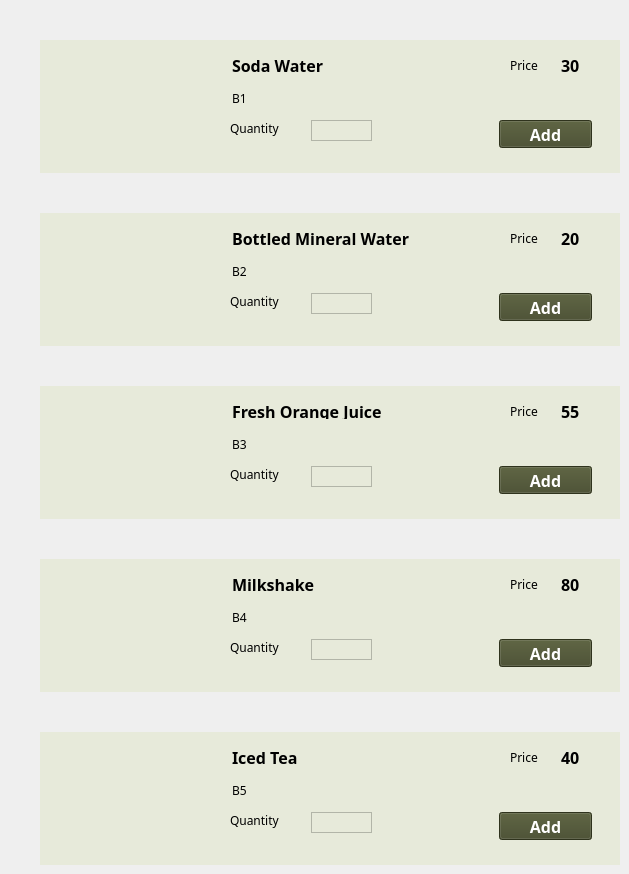
        <widget class="QWidget" name="beveragePanel">
         <widget class="QWidget" name="foodBev1" native="true">
          <property name="geometry">
           <rect>
            <x>40</x>
            <y>40</y>
            <width>580</width>
            <height>133</height>
           </rect>
          </property>
          <property name="styleSheet">
           <string notr="true">background-color: rgb(231,234,218);</string>
          </property>
          <widget class="QLabel" name="pic_bev1">
           <property name="geometry">
            <rect>
             <x>20</x>
             <y>17</y>
             <width>152</width>
             <height>101</height>
            </rect>
           </property>
           <property name="styleSheet">
            <string notr="true">background-color: rgb(231,234,218);</string>
           </property>
           <property name="text">
            <string/>
           </property>
           <property name="pixmap">
            <pixmap>food_pics/soda water.png</pixmap>
           </property>
          </widget>
          <widget class="QLabel" name="nameSide10">
           <property name="geometry">
            <rect>
             <x>192</x>
             <y>17</y>
             <width>101</width>
             <height>16</height>
            </rect>
           </property>
           <property name="font">
            <font>
             <family>Corbel</family>
             <pointsize>12</pointsize>
             <weight>75</weight>
             <bold>true</bold>
            </font>
           </property>
           <property name="text">
            <string>Soda Water</string>
           </property>
          </widget>
          <widget class="QLabel" name="jLabel55">
           <property name="geometry">
            <rect>
             <x>470</x>
             <y>17</y>
             <width>31</width>
             <height>16</height>
            </rect>
           </property>
           <property name="font">
            <font>
             <family>Corbel</family>
             <weight>50</weight>
             <bold>false</bold>
            </font>
           </property>
           <property name="text">
            <string>Price</string>
           </property>
          </widget>
          <widget class="QLabel" name="jLabel36">
           <property name="geometry">
            <rect>
             <x>190</x>
             <y>80</y>
             <width>61</width>
             <height>16</height>
            </rect>
           </property>
           <property name="font">
            <font>
             <family>Corbel</family>
             <weight>50</weight>
             <bold>false</bold>
            </font>
           </property>
           <property name="text">
            <string>Quantity</string>
           </property>
          </widget>
          <widget class="QLabel" name="price_bev1">
           <property name="geometry">
            <rect>
             <x>521</x>
             <y>10</y>
             <width>21</width>
             <height>31</height>
            </rect>
           </property>
           <property name="font">
            <font>
             <family>Corbel</family>
             <pointsize>12</pointsize>
             <weight>75</weight>
             <bold>true</bold>
            </font>
           </property>
           <property name="text">
            <string>30</string>
           </property>
          </widget>
          <widget class="QTextEdit" name="qtty_bev1">
           <property name="geometry">
            <rect>
             <x>271</x>
             <y>80</y>
             <width>61</width>
             <height>21</height>
            </rect>
           </property>
           <property name="verticalScrollBarPolicy">
            <enum>Qt::ScrollBarAlwaysOff</enum>
           </property>
          </widget>
          <widget class="QLabel" name="desc_side15">
           <property name="geometry">
            <rect>
             <x>192</x>
             <y>50</y>
             <width>61</width>
             <height>16</height>
            </rect>
           </property>
           <property name="font">
            <font>
             <family>Corbel</family>
             <weight>50</weight>
             <bold>false</bold>
            </font>
           </property>
           <property name="text">
            <string>B1</string>
           </property>
          </widget>
          <widget class="QPushButton" name="addBttn_bev1">
           <property name="geometry">
            <rect>
             <x>459</x>
             <y>80</y>
             <width>93</width>
             <height>28</height>
            </rect>
           </property>
           <property name="font">
            <font>
             <family>Corbel</family>
             <pointsize>12</pointsize>
             <weight>75</weight>
             <bold>true</bold>
            </font>
           </property>
           <property name="cursor">
            <cursorShape>PointingHandCursor</cursorShape>
           </property>
           <property name="styleSheet">
            <string notr="true">background-color: rgb(66,72,40);
color: rgb(255, 255, 255);</string>
           </property>
           <property name="text">
            <string>Add</string>
           </property>
          </widget>
         </widget>
         <widget class="QWidget" name="foodBev2" native="true">
          <property name="geometry">
           <rect>
            <x>40</x>
            <y>213</y>
            <width>580</width>
            <height>133</height>
           </rect>
          </property>
          <property name="styleSheet">
           <string notr="true">background-color: rgb(231,234,218);</string>
          </property>
          <widget class="QLabel" name="pic_bev2">
           <property name="geometry">
            <rect>
             <x>20</x>
             <y>17</y>
             <width>152</width>
             <height>101</height>
            </rect>
           </property>
           <property name="styleSheet">
            <string notr="true">background-color: rgb(231,234,218);</string>
           </property>
           <property name="text">
            <string/>
           </property>
           <property name="pixmap">
            <pixmap>food_pics/bottled water.png</pixmap>
           </property>
          </widget>
          <widget class="QLabel" name="nameSide11">
           <property name="geometry">
            <rect>
             <x>192</x>
             <y>17</y>
             <width>191</width>
             <height>16</height>
            </rect>
           </property>
           <property name="font">
            <font>
             <family>Corbel</family>
             <pointsize>12</pointsize>
             <weight>75</weight>
             <bold>true</bold>
            </font>
           </property>
           <property name="text">
            <string>Bottled Mineral Water</string>
           </property>
          </widget>
          <widget class="QLabel" name="jLabel37">
           <property name="geometry">
            <rect>
             <x>190</x>
             <y>80</y>
             <width>61</width>
             <height>16</height>
            </rect>
           </property>
           <property name="font">
            <font>
             <family>Corbel</family>
             <weight>50</weight>
             <bold>false</bold>
            </font>
           </property>
           <property name="text">
            <string>Quantity</string>
           </property>
          </widget>
          <widget class="QTextEdit" name="qtty_bev2">
           <property name="geometry">
            <rect>
             <x>271</x>
             <y>80</y>
             <width>61</width>
             <height>21</height>
            </rect>
           </property>
           <property name="verticalScrollBarPolicy">
            <enum>Qt::ScrollBarAlwaysOff</enum>
           </property>
          </widget>
          <widget class="QLabel" name="jLabel56">
           <property name="geometry">
            <rect>
             <x>470</x>
             <y>17</y>
             <width>31</width>
             <height>16</height>
            </rect>
           </property>
           <property name="font">
            <font>
             <family>Corbel</family>
             <weight>50</weight>
             <bold>false</bold>
            </font>
           </property>
           <property name="text">
            <string>Price</string>
           </property>
          </widget>
          <widget class="QLabel" name="price_bev2">
           <property name="geometry">
            <rect>
             <x>521</x>
             <y>10</y>
             <width>21</width>
             <height>31</height>
            </rect>
           </property>
           <property name="font">
            <font>
             <family>Corbel</family>
             <pointsize>12</pointsize>
             <weight>75</weight>
             <bold>true</bold>
            </font>
           </property>
           <property name="text">
            <string>20</string>
           </property>
          </widget>
          <widget class="QLabel" name="desc_side16">
           <property name="geometry">
            <rect>
             <x>192</x>
             <y>50</y>
             <width>61</width>
             <height>16</height>
            </rect>
           </property>
           <property name="font">
            <font>
             <family>Corbel</family>
             <weight>50</weight>
             <bold>false</bold>
            </font>
           </property>
           <property name="text">
            <string>B2</string>
           </property>
          </widget>
          <widget class="QPushButton" name="addBttn_bev2">
           <property name="geometry">
            <rect>
             <x>459</x>
             <y>80</y>
             <width>93</width>
             <height>28</height>
            </rect>
           </property>
           <property name="font">
            <font>
             <family>Corbel</family>
             <pointsize>12</pointsize>
             <weight>75</weight>
             <bold>true</bold>
            </font>
           </property>
           <property name="cursor">
            <cursorShape>PointingHandCursor</cursorShape>
           </property>
           <property name="styleSheet">
            <string notr="true">background-color: rgb(66,72,40);
color: rgb(255, 255, 255);</string>
           </property>
           <property name="text">
            <string>Add</string>
           </property>
          </widget>
         </widget>
         <widget class="QWidget" name="foodBev3" native="true">
          <property name="geometry">
           <rect>
            <x>40</x>
            <y>386</y>
            <width>580</width>
            <height>133</height>
           </rect>
          </property>
          <property name="styleSheet">
           <string notr="true">background-color: rgb(231,234,218);</string>
          </property>
          <widget class="QLabel" name="pic_bev3">
           <property name="geometry">
            <rect>
             <x>20</x>
             <y>17</y>
             <width>152</width>
             <height>101</height>
            </rect>
           </property>
           <property name="styleSheet">
            <string notr="true">background-color: rgb(231,234,218);</string>
           </property>
           <property name="text">
            <string/>
           </property>
           <property name="pixmap">
            <pixmap>food_pics/orange juice.png</pixmap>
           </property>
          </widget>
          <widget class="QLabel" name="nameSide12">
           <property name="geometry">
            <rect>
             <x>192</x>
             <y>17</y>
             <width>161</width>
             <height>16</height>
            </rect>
           </property>
           <property name="font">
            <font>
             <family>Corbel</family>
             <pointsize>12</pointsize>
             <weight>75</weight>
             <bold>true</bold>
            </font>
           </property>
           <property name="text">
            <string>Fresh Orange Juice</string>
           </property>
          </widget>
          <widget class="QLabel" name="jLabel57">
           <property name="geometry">
            <rect>
             <x>470</x>
             <y>17</y>
             <width>31</width>
             <height>16</height>
            </rect>
           </property>
           <property name="font">
            <font>
             <family>Corbel</family>
             <weight>50</weight>
             <bold>false</bold>
            </font>
           </property>
           <property name="text">
            <string>Price</string>
           </property>
          </widget>
          <widget class="QLabel" name="price_bev3">
           <property name="geometry">
            <rect>
             <x>521</x>
             <y>10</y>
             <width>21</width>
             <height>31</height>
            </rect>
           </property>
           <property name="font">
            <font>
             <family>Corbel</family>
             <pointsize>12</pointsize>
             <weight>75</weight>
             <bold>true</bold>
            </font>
           </property>
           <property name="text">
            <string>55</string>
           </property>
          </widget>
          <widget class="QLabel" name="jLabel38">
           <property name="geometry">
            <rect>
             <x>190</x>
             <y>80</y>
             <width>61</width>
             <height>16</height>
            </rect>
           </property>
           <property name="font">
            <font>
             <family>Corbel</family>
             <weight>50</weight>
             <bold>false</bold>
            </font>
           </property>
           <property name="text">
            <string>Quantity</string>
           </property>
          </widget>
          <widget class="QTextEdit" name="qtty_bev3">
           <property name="geometry">
            <rect>
             <x>271</x>
             <y>80</y>
             <width>61</width>
             <height>21</height>
            </rect>
           </property>
           <property name="verticalScrollBarPolicy">
            <enum>Qt::ScrollBarAlwaysOff</enum>
           </property>
          </widget>
          <widget class="QLabel" name="desc_side17">
           <property name="geometry">
            <rect>
             <x>192</x>
             <y>50</y>
             <width>61</width>
             <height>16</height>
            </rect>
           </property>
           <property name="font">
            <font>
             <family>Corbel</family>
             <weight>50</weight>
             <bold>false</bold>
            </font>
           </property>
           <property name="text">
            <string>B3</string>
           </property>
          </widget>
          <widget class="QPushButton" name="addBttn_bev3">
           <property name="geometry">
            <rect>
             <x>459</x>
             <y>80</y>
             <width>93</width>
             <height>28</height>
            </rect>
           </property>
           <property name="font">
            <font>
             <family>Corbel</family>
             <pointsize>12</pointsize>
             <weight>75</weight>
             <bold>true</bold>
            </font>
           </property>
           <property name="cursor">
            <cursorShape>PointingHandCursor</cursorShape>
           </property>
           <property name="styleSheet">
            <string notr="true">background-color: rgb(66,72,40);
color: rgb(255, 255, 255);</string>
           </property>
           <property name="text">
            <string>Add</string>
           </property>
          </widget>
         </widget>
         <widget class="QWidget" name="foodBev4" native="true">
          <property name="geometry">
           <rect>
            <x>40</x>
            <y>559</y>
            <width>580</width>
            <height>133</height>
           </rect>
          </property>
          <property name="styleSheet">
           <string notr="true">background-color: rgb(231,234,218);</string>
          </property>
          <widget class="QLabel" name="pic_bev4">
           <property name="geometry">
            <rect>
             <x>20</x>
             <y>17</y>
             <width>152</width>
             <height>101</height>
            </rect>
           </property>
           <property name="styleSheet">
            <string notr="true">background-color: rgb(231,234,218);</string>
           </property>
           <property name="text">
            <string/>
           </property>
           <property name="pixmap">
            <pixmap>food_pics/milkshake.png</pixmap>
           </property>
          </widget>
          <widget class="QLabel" name="nameSide13">
           <property name="geometry">
            <rect>
             <x>192</x>
             <y>17</y>
             <width>91</width>
             <height>16</height>
            </rect>
           </property>
           <property name="font">
            <font>
             <family>Corbel</family>
             <pointsize>12</pointsize>
             <weight>75</weight>
             <bold>true</bold>
            </font>
           </property>
           <property name="text">
            <string>Milkshake</string>
           </property>
          </widget>
          <widget class="QLabel" name="jLabel58">
           <property name="geometry">
            <rect>
             <x>470</x>
             <y>17</y>
             <width>31</width>
             <height>16</height>
            </rect>
           </property>
           <property name="font">
            <font>
             <family>Corbel</family>
             <weight>50</weight>
             <bold>false</bold>
            </font>
           </property>
           <property name="text">
            <string>Price</string>
           </property>
          </widget>
          <widget class="QLabel" name="price_bev4">
           <property name="geometry">
            <rect>
             <x>521</x>
             <y>10</y>
             <width>21</width>
             <height>31</height>
            </rect>
           </property>
           <property name="font">
            <font>
             <family>Corbel</family>
             <pointsize>12</pointsize>
             <weight>75</weight>
             <bold>true</bold>
            </font>
           </property>
           <property name="text">
            <string>80</string>
           </property>
          </widget>
          <widget class="QLabel" name="jLabel39">
           <property name="geometry">
            <rect>
             <x>190</x>
             <y>80</y>
             <width>61</width>
             <height>16</height>
            </rect>
           </property>
           <property name="font">
            <font>
             <family>Corbel</family>
             <weight>50</weight>
             <bold>false</bold>
            </font>
           </property>
           <property name="text">
            <string>Quantity</string>
           </property>
          </widget>
          <widget class="QTextEdit" name="qtty_bev4">
           <property name="geometry">
            <rect>
             <x>271</x>
             <y>80</y>
             <width>61</width>
             <height>21</height>
            </rect>
           </property>
           <property name="verticalScrollBarPolicy">
            <enum>Qt::ScrollBarAlwaysOff</enum>
           </property>
          </widget>
          <widget class="QLabel" name="desc_side18">
           <property name="geometry">
            <rect>
             <x>192</x>
             <y>50</y>
             <width>61</width>
             <height>16</height>
            </rect>
           </property>
           <property name="font">
            <font>
             <family>Corbel</family>
             <weight>50</weight>
             <bold>false</bold>
            </font>
           </property>
           <property name="text">
            <string>B4</string>
           </property>
          </widget>
          <widget class="QPushButton" name="addBttn_bev4">
           <property name="geometry">
            <rect>
             <x>459</x>
             <y>80</y>
             <width>93</width>
             <height>28</height>
            </rect>
           </property>
           <property name="font">
            <font>
             <family>Corbel</family>
             <pointsize>12</pointsize>
             <weight>75</weight>
             <bold>true</bold>
            </font>
           </property>
           <property name="cursor">
            <cursorShape>PointingHandCursor</cursorShape>
           </property>
           <property name="styleSheet">
            <string notr="true">background-color: rgb(66,72,40);
color: rgb(255, 255, 255);</string>
           </property>
           <property name="text">
            <string>Add</string>
           </property>
          </widget>
         </widget>
         <widget class="QWidget" name="foodBev5" native="true">
          <property name="geometry">
           <rect>
            <x>40</x>
            <y>732</y>
            <width>580</width>
            <height>133</height>
           </rect>
          </property>
          <property name="styleSheet">
           <string notr="true">background-color: rgb(231,234,218);</string>
          </property>
          <widget class="QLabel" name="pic_bev5">
           <property name="geometry">
            <rect>
             <x>20</x>
             <y>17</y>
             <width>152</width>
             <height>101</height>
            </rect>
           </property>
           <property name="styleSheet">
            <string notr="true">background-color: rgb(231,234,218);</string>
           </property>
           <property name="text">
            <string/>
           </property>
           <property name="pixmap">
            <pixmap>food_pics/iced tea.png</pixmap>
           </property>
          </widget>
          <widget class="QLabel" name="nameSide14">
           <property name="geometry">
            <rect>
             <x>192</x>
             <y>17</y>
             <width>71</width>
             <height>16</height>
            </rect>
           </property>
           <property name="font">
            <font>
             <family>Corbel</family>
             <pointsize>12</pointsize>
             <weight>75</weight>
             <bold>true</bold>
            </font>
           </property>
           <property name="text">
            <string>Iced Tea</string>
           </property>
          </widget>
          <widget class="QLabel" name="jLabel40">
           <property name="geometry">
            <rect>
             <x>190</x>
             <y>80</y>
             <width>61</width>
             <height>16</height>
            </rect>
           </property>
           <property name="font">
            <font>
             <family>Corbel</family>
             <weight>50</weight>
             <bold>false</bold>
            </font>
           </property>
           <property name="text">
            <string>Quantity</string>
           </property>
          </widget>
          <widget class="QTextEdit" name="qtty_bev5">
           <property name="geometry">
            <rect>
             <x>271</x>
             <y>80</y>
             <width>61</width>
             <height>21</height>
            </rect>
           </property>
           <property name="verticalScrollBarPolicy">
            <enum>Qt::ScrollBarAlwaysOff</enum>
           </property>
          </widget>
          <widget class="QLabel" name="jLabel59">
           <property name="geometry">
            <rect>
             <x>470</x>
             <y>17</y>
             <width>31</width>
             <height>16</height>
            </rect>
           </property>
           <property name="font">
            <font>
             <family>Corbel</family>
             <weight>50</weight>
             <bold>false</bold>
            </font>
           </property>
           <property name="text">
            <string>Price</string>
           </property>
          </widget>
          <widget class="QLabel" name="price_bev5">
           <property name="geometry">
            <rect>
             <x>521</x>
             <y>10</y>
             <width>21</width>
             <height>31</height>
            </rect>
           </property>
           <property name="font">
            <font>
             <family>Corbel</family>
             <pointsize>12</pointsize>
             <weight>75</weight>
             <bold>true</bold>
            </font>
           </property>
           <property name="text">
            <string>40</string>
           </property>
          </widget>
          <widget class="QLabel" name="desc_side19">
           <property name="geometry">
            <rect>
             <x>192</x>
             <y>50</y>
             <width>61</width>
             <height>16</height>
            </rect>
           </property>
           <property name="font">
            <font>
             <family>Corbel</family>
             <weight>50</weight>
             <bold>false</bold>
            </font>
           </property>
           <property name="text">
            <string>B5</string>
           </property>
          </widget>
          <widget class="QPushButton" name="addBttn_bev5">
           <property name="geometry">
            <rect>
             <x>459</x>
             <y>80</y>
             <width>93</width>
             <height>28</height>
            </rect>
           </property>
           <property name="font">
            <font>
             <family>Corbel</family>
             <pointsize>12</pointsize>
             <weight>75</weight>
             <bold>true</bold>
            </font>
           </property>
           <property name="cursor">
            <cursorShape>PointingHandCursor</cursorShape>
           </property>
           <property name="styleSheet">
            <string notr="true">background-color: rgb(66,72,40);
color: rgb(255, 255, 255);</string>
           </property>
           <property name="text">
            <string>Add</string>
           </property>
          </widget>
         </widget>
        </widget>
